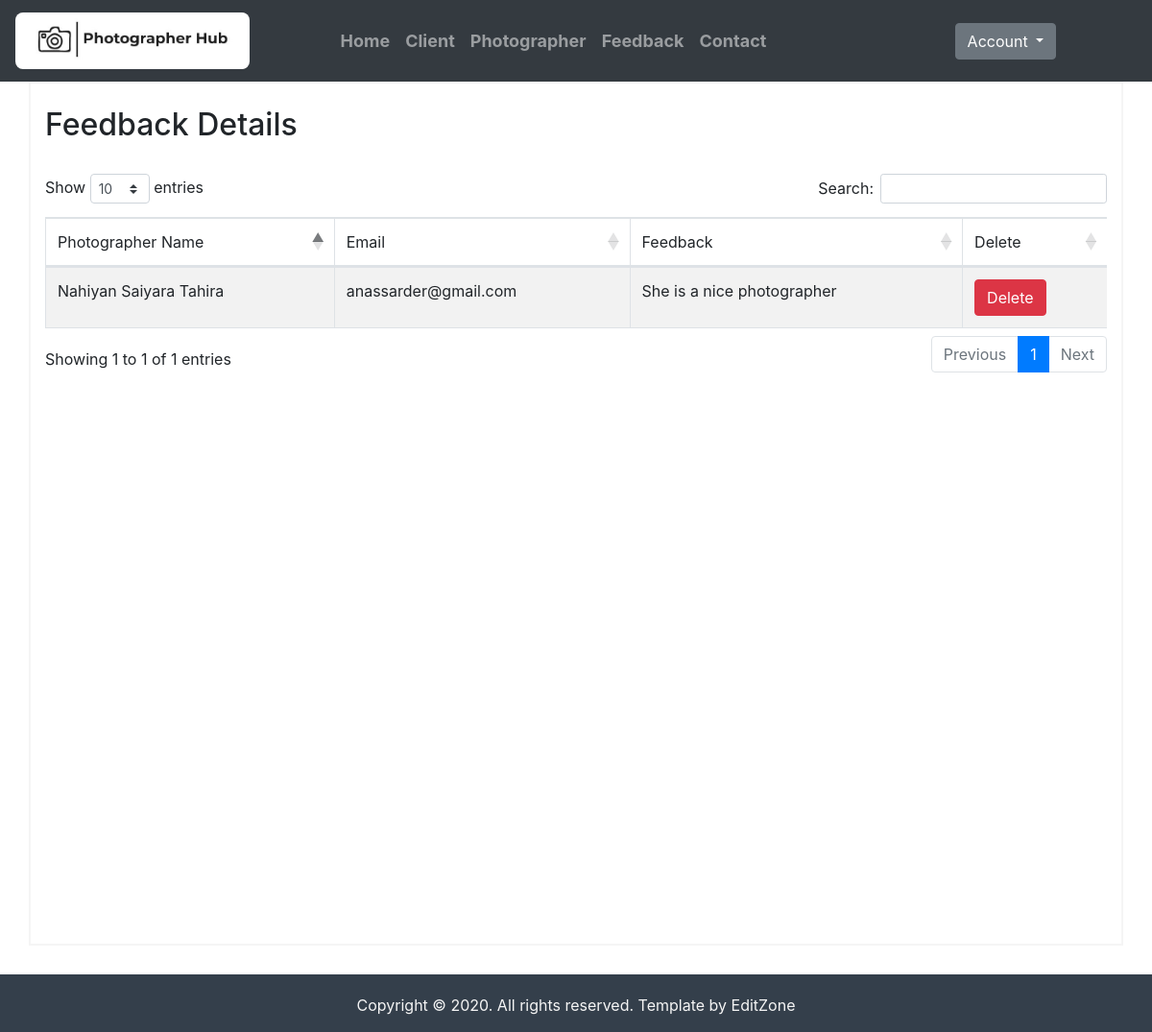
The page /Admin/feedback.php (signed in) on the database its author committed.
### tables this page shows
CREATE TABLE `feedback` (
  `Photographer_Name` varchar(100) NOT NULL,
  `Registered_Email` varchar(100) NOT NULL,
  `Feedback` varchar(1000) NOT NULL,
  `Created_at` timestamp NOT NULL DEFAULT CURRENT_TIMESTAMP,
  `Rating` int(10) NOT NULL
);

### Admin/feedback.php (the view, shortened to what this page needs)
<?php
include "config.php";
 if (isset($_SESSION['is_log'])) {
   $query ="SELECT * FROM feedback";
   $result = mysqli_query($conn, $query);
?>
<!DOCTYPE html>
<html lang="en">
<head>
    <link rel="stylesheet" href="https://stackpath.bootstrapcdn.com/bootstrap/4.5.2/css/bootstrap.min.css">
    <link rel="stylesheet" href="https://maxcdn.bootstrapcdn.com/font-awesome/4.7.0/css/font-awesome.min.css">
    <link rel="stylesheet" href="https://cdn.datatables.net/1.10.23/css/dataTables.bootstrap4.min.css">
    <link href="assets/css/dashboard.css" rel="stylesheet">
    <link href="assets/css/all.css" rel="stylesheet">
</head>
<body>
  <nav class="navbar navbar-expand-md navbar-dark bg-dark">
    <a href="dashboard.php" class="navbar-brand">
        <img src="assets/images/logo.jpg" height="59px" alt="Photographer Hub" style="border-radius:8px">
    </a>
    <div class="collapse navbar-collapse" id="navbarCollapse" style="margin-left: 6%;">
        <div class="navbar-nav">
            <a href="dashboard.php" class="nav-item nav-link">Home</a>
            <a href="client.php" class="nav-item nav-link">Client</a>
            <a href="photographer.php" class="nav-item nav-link">Photographer</a>
            <a href="feedback.php" class="nav-item nav-link">Feedback</a>
            <a href="contact.php" class="nav-item nav-link">Contact</a>
        </div>
        <div class="navbar-nav ml-auto">
        <div class="dropdown">
                <button class="btn btn-secondary dropdown-toggle" type="button" id="dropdownMenuButton" data-toggle="dropdown" aria-haspopup="true" aria-expanded="false">
                  Account
                </button>
              </div>
        </div>
    </div>
</nav>
<div class="container" style="height: 900px; border: solid 2px whitesmoke;">
   <br>
   <h2>Feedback Details</h2>
   <br>
<div class="table-responsive">
                     <table id="feedback_data" class="table table-striped table-bordered">
                          <thead>
                               <tr>
                                    <td>Photographer Name</td>
                                    <td>Email</td>
                                    <td>Feedback</td>
                                    <td>Delete</td>
                               </tr>
                          </thead>
                          <tbody>
                          <?php
                          while($row = mysqli_fetch_array($result))
                          {
                               echo '
                               <tr>
                                    <td>'.$row["Photographer_Name"].'</td>
                                    <td>'.$row["Registered_Email"].'</td>
                                    <td>'.$row["Feedback"].'</td>
                                    <td> <input type="button" name="view" value="Delete" id="'.$row["Registered_Email"].'" class="btn btn-danger btn-xs delete"/> </td>
                               </tr>
                               ';
                          }
                          ?>
                          </tbody>
                     </table>
                </div>
 </div>
      <footer>
         <div class="footer">
            <p class="text">Copyright © 2020. All rights reserved. Template by EditZone </p>
          </div>
      </footer>
</body>
</html>
<?php
}
else {
    header('location:index.php');
}
?>

### Admin/assets/css/dashboard.css (style rules this page uses)
.navbar-nav a { font-size: 18px; font-weight: 700; }
.navbar-nav.ml-auto { margin-right: 10%; }
.footer { background-color: #343F4B; margin-top: 30px; height: 60px; }
.text { text-align: center; padding-top: 20px; color: whitesmoke; }

### rows shown on the page
feedback: Photographer_Name "Nahiyan Saiyara Tahira", Registered_Email "anassarder@gmail.com", Feedback "She is a nice photographer"
